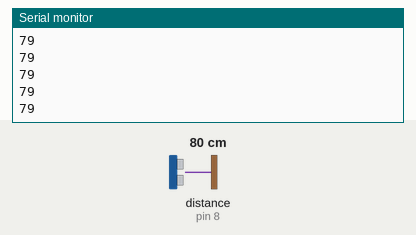
A sketch run on a simulated Arduino Uno, built with avr-gcc and run on an emulated ATmega328P. Shown: the last lines printed to the serial monitor. Wiring (inferred from the names in the program): ultrasonic range finder: trigger pin 9; echo pin 8. The inputs (shaded band) are chosen by the test bench; at power-on: distance to the obstacle (sensor on pin 8) 80 cm. The echo pulse lasts 58.3 µs per cm.

Above: at 1.2 s.
1.3 s: distance to the obstacle (sensor on pin 8) set to 2 cm
At 1.34 s:
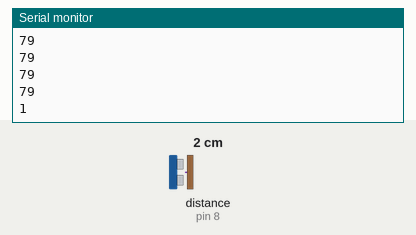
2.8 s: distance to the obstacle (sensor on pin 8) set to 4 cm
At 2.81 s:
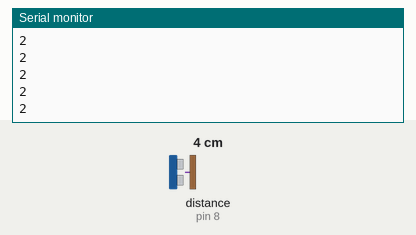
Timing chart, 0 to 5.8 s (numbered marks = the images above; inputs shaded):
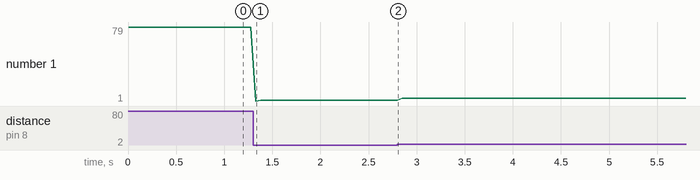

The sketch:

sketch.ino
```cpp
#include "hcsr04.h"


#define echoPin 8 // Echo Pin
#define trigPin 9 // Trigger Pin

long distance; // Duration used to calculate distance

void setup() {
	Serial.begin(9600);
	pinMode(trigPin, OUTPUT);
	pinMode(echoPin, INPUT);
}

void loop() {
	distance = read_distance(echoPin, trigPin);
	Serial.println(distance);

	//Delay 50ms before next reading.
	delay(50);
}
```

hcsr04.cpp
```cpp
#include <Arduino.h>
#include "hcsr04.h"

long read_distance(int echoPin, int triggerPin) {

	long duration, distance;

	digitalWrite(triggerPin, LOW);
	delayMicroseconds(2);
	digitalWrite(triggerPin, HIGH);
	delayMicroseconds(10);
	digitalWrite(triggerPin, LOW);
	duration = pulseIn(echoPin, HIGH);

	// Duration in microseconds
	distance = duration / 58.2;

	if (distance <= 0 || distance >= MAX_DISTANCE) {
		return E_INVALID_DISTANCE;
	} else {
		return distance;
	}

}
```

hcsr04.h
```cpp
#ifndef HCSR04_H
#define HCSR04_H
// Constants definition
#define MAX_DISTANCE 200

// Error codes definition
#define E_INVALID_DISTANCE -1

extern long read_distance(int echoPin, int triggerPin);
#endif
```

Measured:
- after the input at 1.3 s, the serial monitor: prints a new line at once (image 1)
- plotted number 1: 79 → 2 after the input at 1.3 s, 2 → 4 after the input at 2.8 s
